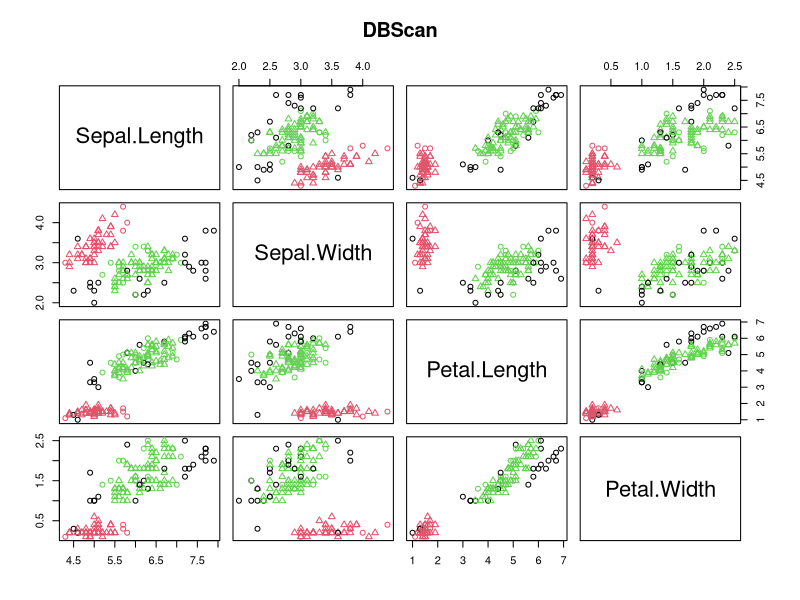
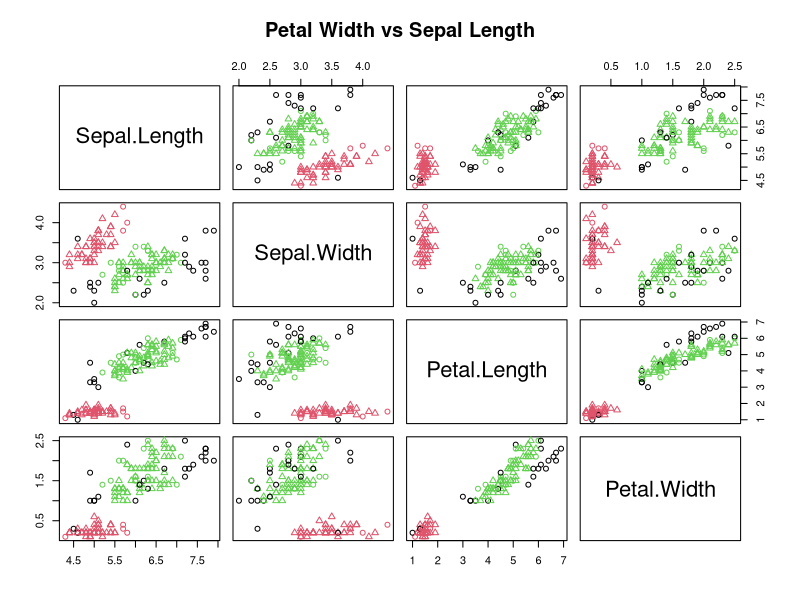

These charts were generated, in order, by the following R code:
# Loading data
data(iris)

# Structure
str(iris)
# Installing Packages
install.packages("fpc")

# Loading package
library(fpc)

# Remove label form dataset
iris_1 <- iris[-5]

# Fitting DBScan clustering Model
# to training dataset
set.seed(220) # Setting seed
Dbscan_cl <- dbscan(iris_1, eps = 0.45, MinPts = 5)
Dbscan_cl

# Checking cluster
Dbscan_cl$cluster

# Table
table(Dbscan_cl$cluster, iris$Species)

# Plotting Cluster
plot(Dbscan_cl, iris_1, main = "DBScan")
plot(Dbscan_cl, iris_1, main = "Petal Width vs Sepal Length")
